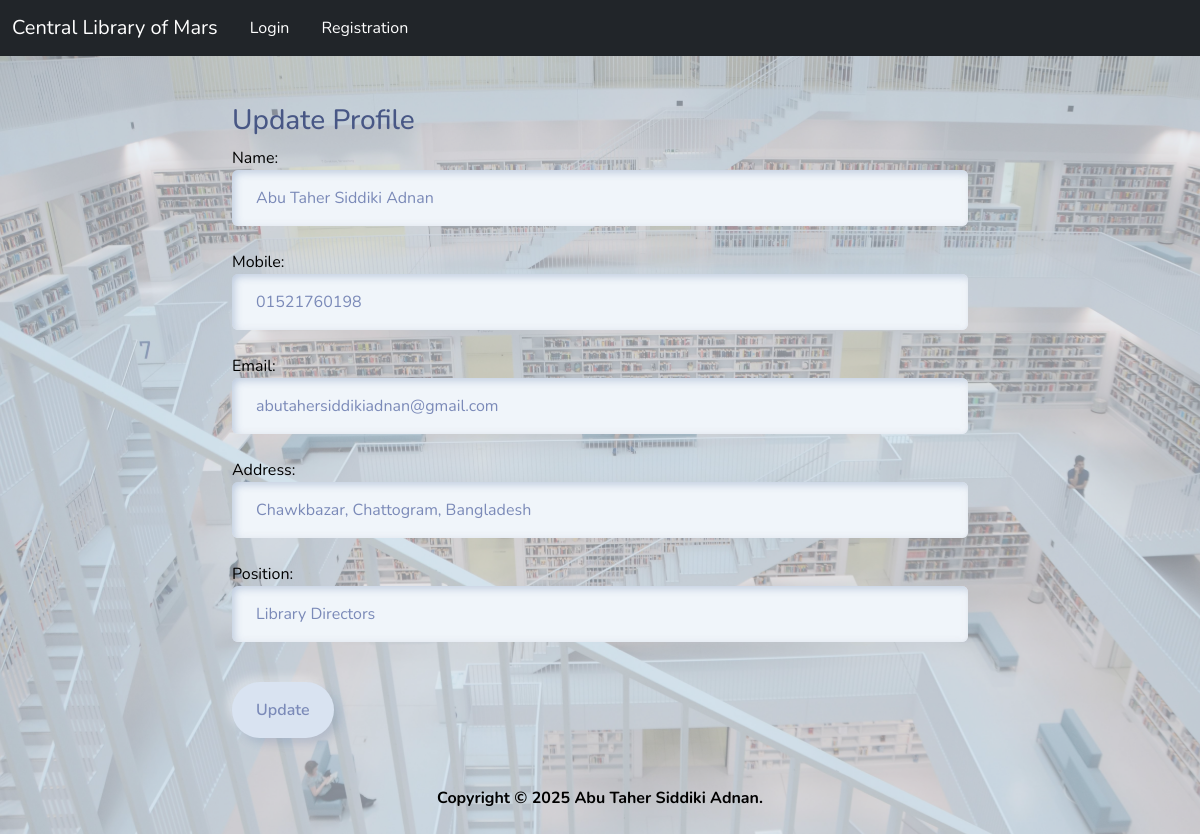
The app's page /update_profile/4/ with its own data.
### app/models.py (models this page shows, shortened)
class Employee(models.Model):
    user = models.ForeignKey(User, on_delete=models.CASCADE)
    name = models.CharField(max_length=200)
    mobile = models.CharField(max_length=15)
    email = models.EmailField(max_length=100)
    address = models.TextField(max_length=200)
    position = models.CharField(choices=POSITION_CHOICE,max_length=50)

### app/views.py (the view)
# urls.py: path('update_profile/<int:id>/', views.update_profile, name='update_profile'),
def update_profile(request, id):
    profile = get_object_or_404(Employee, id=id)
    if request.method == 'POST':
        form = ProfileForm(request.POST, instance=profile)
        if form.is_valid():
            form.save()
            messages.success(request, 'Profile updated successfully!')
            return redirect('profile')
    else:
        form = ProfileForm(instance=profile)
    return render(request, 'app/update_profile.html', {'form': form, 'profile': profile})

### app/forms.py
class ProfileForm(forms.ModelForm):
    class Meta:
        model = Employee
        fields =['name','mobile', 'email', 'address', 'position',]
        widgets = {
            'name': forms.TextInput(attrs={'class':'form-control'}),
            'mobile': forms.TextInput(attrs={'class':'form-control'}),
            'email': forms.EmailInput(attrs={'class':'form-control'}),
            'address': forms.TextInput(attrs={'class':'form-control'}),
            'position': forms.Select(attrs={'class':'form-control'}),
        }

### app/templates/app/update_profile.html (shortened to what this page needs)
{% extends "app/base.html" %}
{% load static %}
{% block body %}
<div class="container my-5">
    <div class="row">
        <div class="col-sm-8 offset-sm-2">
            <h3>Update Profile</h3>
            <form action="" method="post">
                {% for fm in form %}
                {{ fm.label_tag }} {{ fm }} <small class="text-danger"> {{ fm.errors|striptags }} </small><br>
                {% endfor %}
                <div class="col-12 mt-3">
                    <input type="submit" value="Update" class="btn btn-warning"> <br>
                </div>
            </form>
        </div>
    </div>
</div>
{% endblock body %}

### records on screen
Employee: form "Abu Taher Siddiki Adnan" "01521760198" "abutahersiddikiadnan@gmail.com" "Chawkbazar, Chattogram, Bangladesh" "Library Directors"

### other values on screen
{{ fm.label_tag }} "Name:" "Mobile:" "Email:" "Address:" "Position:"
